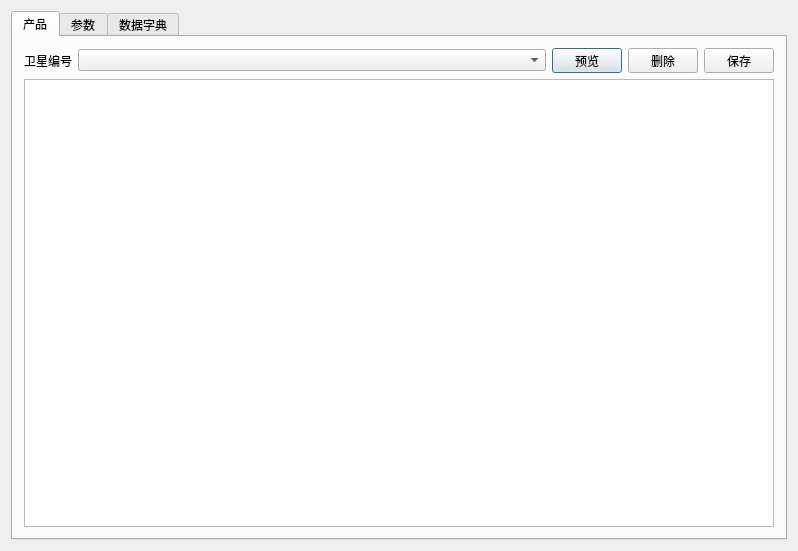
<?xml version="1.0" encoding="UTF-8"?>
<ui version="4.0">
 <class>Deletedb</class>
 <widget class="QDialog" name="Deletedb">
  <property name="windowModality">
   <enum>Qt::WindowModal</enum>
  </property>
  <property name="geometry">
   <rect>
    <x>0</x>
    <y>0</y>
    <width>798</width>
    <height>551</height>
   </rect>
  </property>
  <property name="windowTitle">
   <string>删除/修改</string>
  </property>
  <property name="sizeGripEnabled">
   <bool>false</bool>
  </property>
  <property name="modal">
   <bool>false</bool>
  </property>
  <layout class="QGridLayout" name="gridLayout_3">
   <item row="0" column="0">
    <widget class="QTabWidget" name="tabWidget">
     <property name="currentIndex">
      <number>0</number>
     </property>
     <widget class="QWidget" name="tab">
      <attribute name="title">
       <string>产品</string>
      </attribute>
      <layout class="QGridLayout" name="gridLayout">
       <item row="0" column="0">
        <layout class="QHBoxLayout" name="horizontalLayout">
         <item>
          <widget class="QLabel" name="label">
           <property name="sizePolicy">
            <sizepolicy hsizetype="Fixed" vsizetype="Preferred">
             <horstretch>0</horstretch>
             <verstretch>0</verstretch>
            </sizepolicy>
           </property>
           <property name="text">
            <string>卫星编号</string>
           </property>
          </widget>
         </item>
         <item>
          <widget class="QComboBox" name="comboBox"/>
         </item>
         <item>
          <widget class="QPushButton" name="previewButton_2">
           <property name="sizePolicy">
            <sizepolicy hsizetype="Fixed" vsizetype="Fixed">
             <horstretch>0</horstretch>
             <verstretch>0</verstretch>
            </sizepolicy>
           </property>
           <property name="minimumSize">
            <size>
             <width>60</width>
             <height>0</height>
            </size>
           </property>
           <property name="maximumSize">
            <size>
             <width>70</width>
             <height>25</height>
            </size>
           </property>
           <property name="text">
            <string>预览</string>
           </property>
           <property name="icon">
            <iconset resource="QFramer.qrc">
             <normaloff>:/skin/icons/dark/appbar.tv.png</normaloff>:/skin/icons/dark/appbar.tv.png</iconset>
           </property>
           <property name="iconSize">
            <size>
             <width>30</width>
             <height>30</height>
            </size>
           </property>
          </widget>
         </item>
         <item>
          <widget class="QPushButton" name="deleteButton">
           <property name="sizePolicy">
            <sizepolicy hsizetype="Fixed" vsizetype="Fixed">
             <horstretch>0</horstretch>
             <verstretch>0</verstretch>
            </sizepolicy>
           </property>
           <property name="minimumSize">
            <size>
             <width>60</width>
             <height>0</height>
            </size>
           </property>
           <property name="maximumSize">
            <size>
             <width>70</width>
             <height>25</height>
            </size>
           </property>
           <property name="text">
            <string>删除</string>
           </property>
           <property name="icon">
            <iconset resource="QFramer.qrc">
             <normaloff>:/skin/icons/dark/appbar.delete.png</normaloff>:/skin/icons/dark/appbar.delete.png</iconset>
           </property>
           <property name="iconSize">
            <size>
             <width>30</width>
             <height>30</height>
            </size>
           </property>
          </widget>
         </item>
         <item>
          <widget class="QPushButton" name="saveButton">
           <property name="sizePolicy">
            <sizepolicy hsizetype="Fixed" vsizetype="Fixed">
             <horstretch>0</horstretch>
             <verstretch>0</verstretch>
            </sizepolicy>
           </property>
           <property name="minimumSize">
            <size>
             <width>60</width>
             <height>0</height>
            </size>
           </property>
           <property name="maximumSize">
            <size>
             <width>70</width>
             <height>25</height>
            </size>
           </property>
           <property name="text">
            <string>保存</string>
           </property>
           <property name="icon">
            <iconset resource="QFramer.qrc">
             <normaloff>:/skin/icons/dark/appbar.save.png</normaloff>:/skin/icons/dark/appbar.save.png</iconset>
           </property>
           <property name="iconSize">
            <size>
             <width>30</width>
             <height>30</height>
            </size>
           </property>
          </widget>
         </item>
        </layout>
       </item>
       <item row="1" column="0">
        <widget class="QTableView" name="tableView_2">
         <property name="dragEnabled">
          <bool>true</bool>
         </property>
         <property name="sortingEnabled">
          <bool>true</bool>
         </property>
        </widget>
       </item>
      </layout>
     </widget>
     <widget class="QWidget" name="tab_2">
      <attribute name="title">
       <string>参数</string>
      </attribute>
      <layout class="QGridLayout" name="gridLayout_2">
       <item row="1" column="0">
        <widget class="QTableView" name="tableView"/>
       </item>
       <item row="0" column="0">
        <layout class="QHBoxLayout" name="horizontalLayout_3">
         <item>
          <widget class="QLabel" name="label_2">
           <property name="sizePolicy">
            <sizepolicy hsizetype="Fixed" vsizetype="Preferred">
             <horstretch>0</horstretch>
             <verstretch>0</verstretch>
            </sizepolicy>
           </property>
           <property name="text">
            <string>芯片名称</string>
           </property>
          </widget>
         </item>
         <item>
          <widget class="QComboBox" name="comboBox_2">
           <property name="sizePolicy">
            <sizepolicy hsizetype="Expanding" vsizetype="Fixed">
             <horstretch>0</horstretch>
             <verstretch>0</verstretch>
            </sizepolicy>
           </property>
          </widget>
         </item>
         <item>
          <widget class="QPushButton" name="previewButton_3">
           <property name="sizePolicy">
            <sizepolicy hsizetype="Expanding" vsizetype="Fixed">
             <horstretch>0</horstretch>
             <verstretch>0</verstretch>
            </sizepolicy>
           </property>
           <property name="minimumSize">
            <size>
             <width>60</width>
             <height>0</height>
            </size>
           </property>
           <property name="maximumSize">
            <size>
             <width>70</width>
             <height>25</height>
            </size>
           </property>
           <property name="font">
            <font>
             <family>Agency FB</family>
            </font>
           </property>
           <property name="text">
            <string>预览</string>
           </property>
           <property name="icon">
            <iconset resource="QFramer.qrc">
             <normaloff>:/skin/icons/dark/appbar.tv.png</normaloff>:/skin/icons/dark/appbar.tv.png</iconset>
           </property>
           <property name="iconSize">
            <size>
             <width>30</width>
             <height>30</height>
            </size>
           </property>
          </widget>
         </item>
         <item>
          <widget class="QPushButton" name="deleteButton_2">
           <property name="sizePolicy">
            <sizepolicy hsizetype="Expanding" vsizetype="Fixed">
             <horstretch>0</horstretch>
             <verstretch>0</verstretch>
            </sizepolicy>
           </property>
           <property name="minimumSize">
            <size>
             <width>60</width>
             <height>0</height>
            </size>
           </property>
           <property name="maximumSize">
            <size>
             <width>70</width>
             <height>25</height>
            </size>
           </property>
           <property name="font">
            <font>
             <family>Agency FB</family>
            </font>
           </property>
           <property name="text">
            <string>删除</string>
           </property>
           <property name="icon">
            <iconset resource="QFramer.qrc">
             <normaloff>:/skin/icons/dark/appbar.delete.png</normaloff>:/skin/icons/dark/appbar.delete.png</iconset>
           </property>
           <property name="iconSize">
            <size>
             <width>30</width>
             <height>30</height>
            </size>
           </property>
          </widget>
         </item>
         <item>
          <widget class="QPushButton" name="saveButton_2">
           <property name="sizePolicy">
            <sizepolicy hsizetype="Expanding" vsizetype="Fixed">
             <horstretch>0</horstretch>
             <verstretch>0</verstretch>
            </sizepolicy>
           </property>
           <property name="minimumSize">
            <size>
             <width>60</width>
             <height>0</height>
            </size>
           </property>
           <property name="maximumSize">
            <size>
             <width>70</width>
             <height>25</height>
            </size>
           </property>
           <property name="font">
            <font>
             <family>Agency FB</family>
            </font>
           </property>
           <property name="text">
            <string>保存</string>
           </property>
           <property name="icon">
            <iconset resource="QFramer.qrc">
             <normaloff>:/skin/icons/dark/appbar.save.png</normaloff>:/skin/icons/dark/appbar.save.png</iconset>
           </property>
           <property name="iconSize">
            <size>
             <width>30</width>
             <height>30</height>
            </size>
           </property>
          </widget>
         </item>
        </layout>
       </item>
      </layout>
     </widget>
     <widget class="QWidget" name="tab_3">
      <attribute name="title">
       <string>数据字典</string>
      </attribute>
      <layout class="QVBoxLayout" name="verticalLayout">
       <item>
        <layout class="QHBoxLayout" name="horizontalLayout_4">
         <item>
          <widget class="QLabel" name="label_3">
           <property name="sizePolicy">
            <sizepolicy hsizetype="Fixed" vsizetype="Preferred">
             <horstretch>0</horstretch>
             <verstretch>0</verstretch>
            </sizepolicy>
           </property>
           <property name="text">
            <string>名称</string>
           </property>
          </widget>
         </item>
         <item>
          <widget class="QComboBox" name="comboBox_3">
           <property name="sizePolicy">
            <sizepolicy hsizetype="Expanding" vsizetype="Fixed">
             <horstretch>0</horstretch>
             <verstretch>0</verstretch>
            </sizepolicy>
           </property>
          </widget>
         </item>
         <item>
          <widget class="QPushButton" name="previewButton_4">
           <property name="sizePolicy">
            <sizepolicy hsizetype="Expanding" vsizetype="Fixed">
             <horstretch>0</horstretch>
             <verstretch>0</verstretch>
            </sizepolicy>
           </property>
           <property name="minimumSize">
            <size>
             <width>60</width>
             <height>0</height>
            </size>
           </property>
           <property name="maximumSize">
            <size>
             <width>70</width>
             <height>25</height>
            </size>
           </property>
           <property name="font">
            <font>
             <family>Agency FB</family>
            </font>
           </property>
           <property name="text">
            <string>预览</string>
           </property>
           <property name="icon">
            <iconset resource="QFramer.qrc">
             <normaloff>:/skin/icons/dark/appbar.tv.png</normaloff>:/skin/icons/dark/appbar.tv.png</iconset>
           </property>
           <property name="iconSize">
            <size>
             <width>30</width>
             <height>30</height>
            </size>
           </property>
          </widget>
         </item>
         <item>
          <widget class="QPushButton" name="deleteButton_3">
           <property name="sizePolicy">
            <sizepolicy hsizetype="Expanding" vsizetype="Fixed">
             <horstretch>0</horstretch>
             <verstretch>0</verstretch>
            </sizepolicy>
           </property>
           <property name="minimumSize">
            <size>
             <width>60</width>
             <height>0</height>
            </size>
           </property>
           <property name="maximumSize">
            <size>
             <width>70</width>
             <height>25</height>
            </size>
           </property>
           <property name="font">
            <font>
             <family>Agency FB</family>
            </font>
           </property>
           <property name="text">
            <string>删除</string>
           </property>
           <property name="icon">
            <iconset resource="QFramer.qrc">
             <normaloff>:/skin/icons/dark/appbar.delete.png</normaloff>:/skin/icons/dark/appbar.delete.png</iconset>
           </property>
           <property name="iconSize">
            <size>
             <width>30</width>
             <height>30</height>
            </size>
           </property>
          </widget>
         </item>
         <item>
          <widget class="QPushButton" name="saveButton_3">
           <property name="sizePolicy">
            <sizepolicy hsizetype="Expanding" vsizetype="Fixed">
             <horstretch>0</horstretch>
             <verstretch>0</verstretch>
            </sizepolicy>
           </property>
           <property name="minimumSize">
            <size>
             <width>60</width>
             <height>0</height>
            </size>
           </property>
           <property name="maximumSize">
            <size>
             <width>70</width>
             <height>25</height>
            </size>
           </property>
           <property name="font">
            <font>
             <family>Agency FB</family>
            </font>
           </property>
           <property name="text">
            <string>保存</string>
           </property>
           <property name="icon">
            <iconset resource="QFramer.qrc">
             <normaloff>:/skin/icons/dark/appbar.save.png</normaloff>:/skin/icons/dark/appbar.save.png</iconset>
           </property>
           <property name="iconSize">
            <size>
             <width>30</width>
             <height>30</height>
            </size>
           </property>
          </widget>
         </item>
        </layout>
       </item>
       <item>
        <widget class="QTableView" name="tableView_3"/>
       </item>
      </layout>
     </widget>
    </widget>
   </item>
  </layout>
 </widget>
 <layoutdefault spacing="6" margin="11"/>
 <resources>
  <include location="QFramer.qrc"/>
 </resources>
 <connections/>
</ui>
